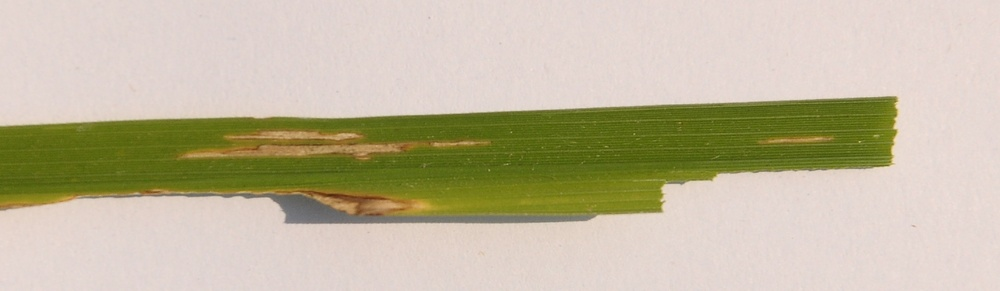
%> input picture rice_leaf_diseases/Bacterial leaf blight/DSC_0366.jpg, 1000 x 291 px, shrunk from 3081 x 897 before the run
$ octave LowPass.m   (GNU Octave 9; MATLAB toolbox functions it lacks are replaced by stand-ins)
%> lines starting %> are read from the running program, lines starting %| are printed output that depends on the picture
### fftshow.m
function [] = fftshow(f)
    f1 = log(1+abs(f));
    fm = max(f1(:));
    figure , imagesc(im2uint8(f1/fm));
end

### ifftshow.m
function [] = ifftshow(f)
    f1 = abs(f);
    fm = max(f1(:));
    figure, imshow(f1/fm);
end

### LowPass.m
clear all;clc;
filedir = fullfile('rice_leaf_diseases','Bacterial leaf blight','DSC_0366.JPG');
a = imread(filedir);
%> a is the input picture: size 291x1000x3 uint8; mean R, G, B 194, 185.2, 159.4
J = imnoise(a,'salt & pepper',0.2);
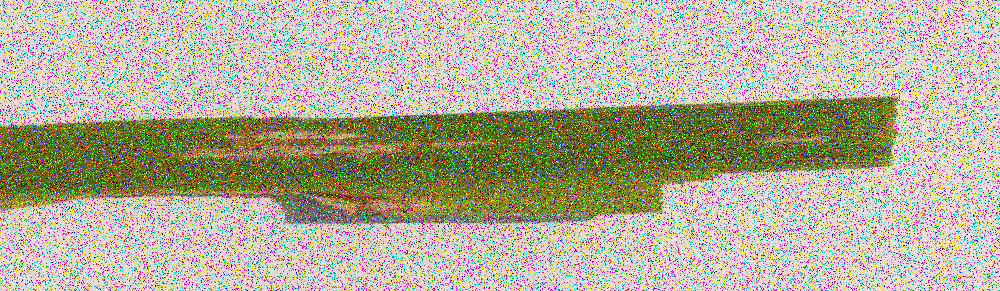
%> J: size 291x1000x3 uint8; mean R, G, B 180.7, 173.7, 153.1
f = ones(size(J))/(size(J,1)*size(J,2)*size(J,3));
af = fftshift(fft2(a));
res = af.*f;
fftshow(af);
%> in fftshow, `f1 = log(1+abs(f));`:
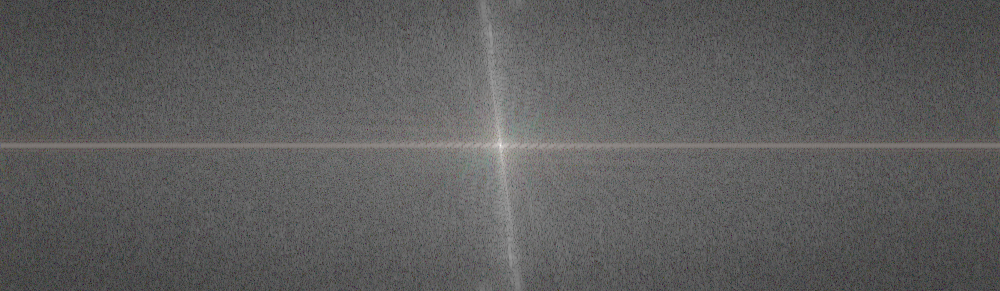
%> f1: size 291x1000x3 double; mean R, G, B 6.81, 6.78, 6.76; drawn with min black and max white
%> in fftshow, `fm = max(f1(:));`: fm = 17.85
afhbi = ifft2(res);
ifftshow(afhbi);
%> in ifftshow, `f1 = abs(f);`:
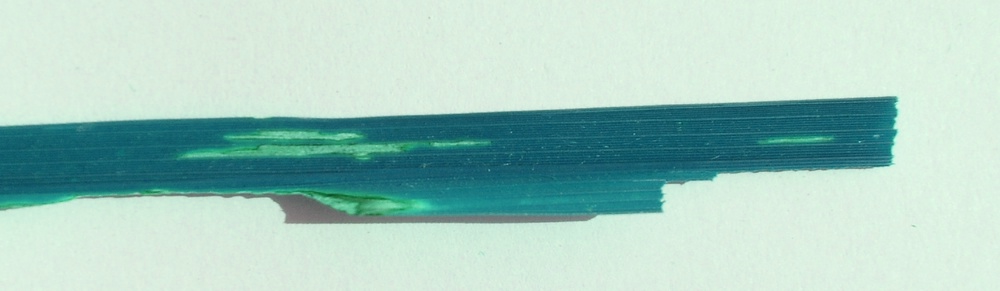
%> f1: size 291x1000x3 double; mean R, G, B 0.000183, 0.000222, 0.000212; drawn with min black and max white
%> in ifftshow, `fm = max(f1(:));`: fm = 0.000278

$ run again, with rice_leaf_diseases/Bacterial leaf blight/DSC_0365.JPG copied over rice_leaf_diseases/Bacterial leaf blight/DSC_0366.jpg
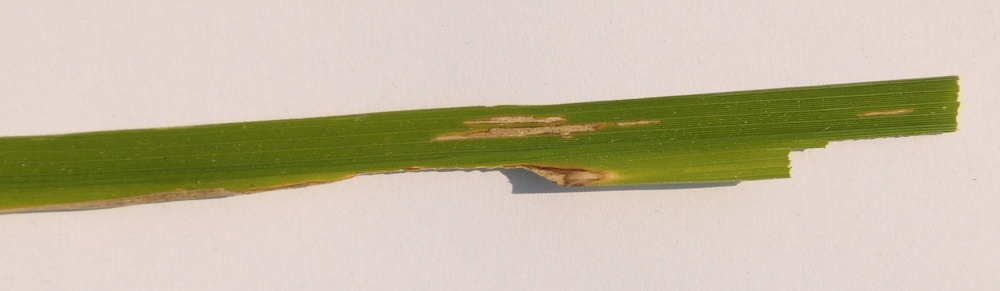
%> input picture rice_leaf_diseases/Bacterial leaf blight/DSC_0365.JPG, 1000 x 291 px, shrunk from 3081 x 897 before the run
%> a is the input picture: size 291x1000x3 uint8; mean R, G, B 196.8, 187.4, 163.8
%> in fftshow, `f1 = log(1+abs(f));`:
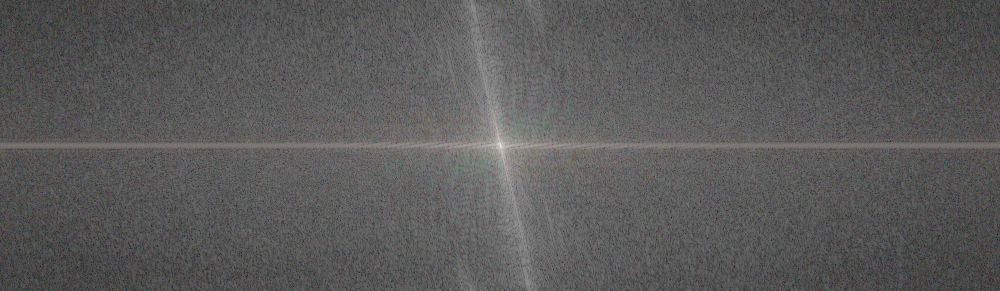
%> f1: size 291x1000x3 double; mean R, G, B 6.94, 6.91, 6.89; drawn with min black and max white
%> in fftshow, `fm = max(f1(:));`: fm = 17.86
%> in ifftshow, `f1 = abs(f);`:
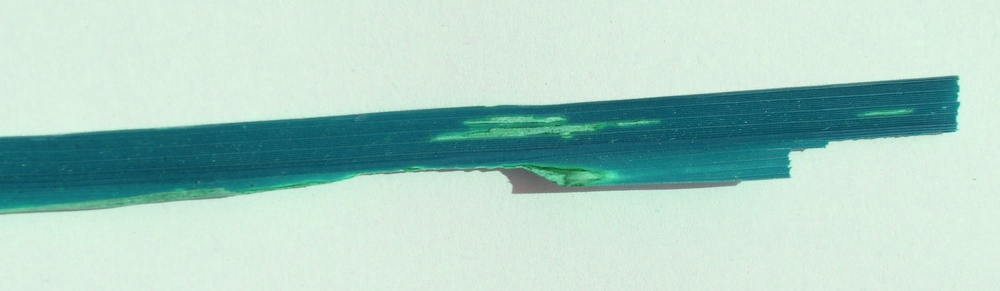
%> f1: size 291x1000x3 double; mean R, G, B 0.000188, 0.000225, 0.000215; drawn with min black and max white
%> in ifftshow, `fm = max(f1(:));`: fm = 0.000278

$ run again, with rice_leaf_diseases/Bacterial leaf blight/DSC_0367.JPG copied over rice_leaf_diseases/Bacterial leaf blight/DSC_0366.jpg
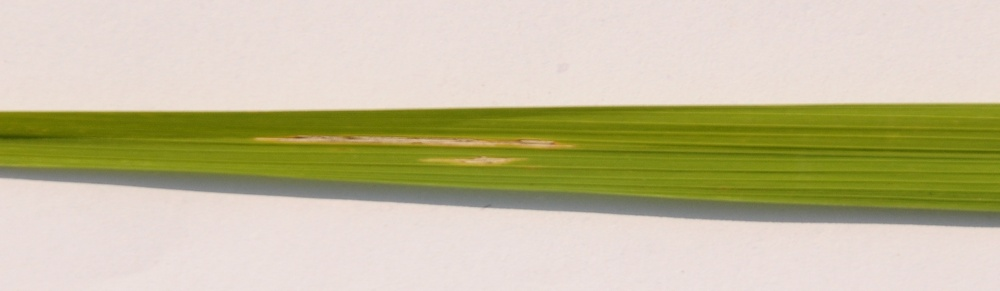
%> input picture rice_leaf_diseases/Bacterial leaf blight/DSC_0367.JPG, 1000 x 291 px, shrunk from 3081 x 897 before the run
%> a is the input picture: size 291x1000x3 uint8; mean R, G, B 196.3, 189.8, 155
%> in fftshow, `f1 = log(1+abs(f));`:
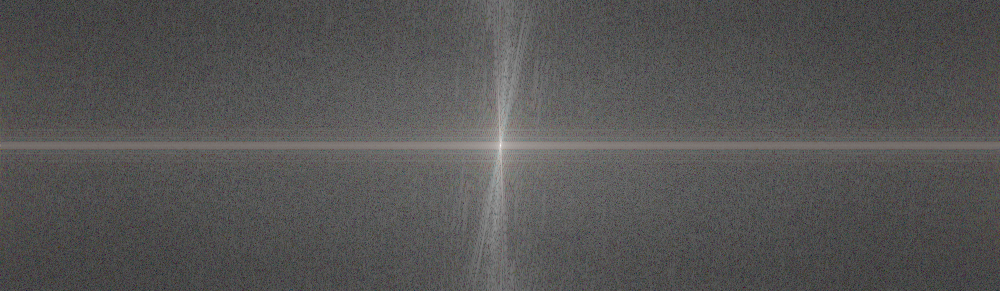
%> f1: size 291x1000x3 double; mean R, G, B 6.24, 6.17, 6.12; drawn with min black and max white
%> in fftshow, `fm = max(f1(:));`: fm = 17.86
%> in ifftshow, `f1 = abs(f);`:
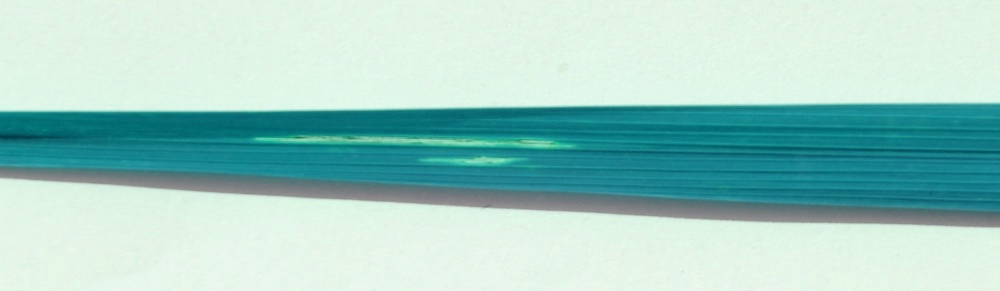
%> f1: size 291x1000x3 double; mean R, G, B 0.000178, 0.000225, 0.000217; drawn with min black and max white
%> in ifftshow, `fm = max(f1(:));`: fm = 0.000278

$ run again, with rice_leaf_diseases/Bacterial leaf blight/DSC_0370.jpg copied over rice_leaf_diseases/Bacterial leaf blight/DSC_0366.jpg
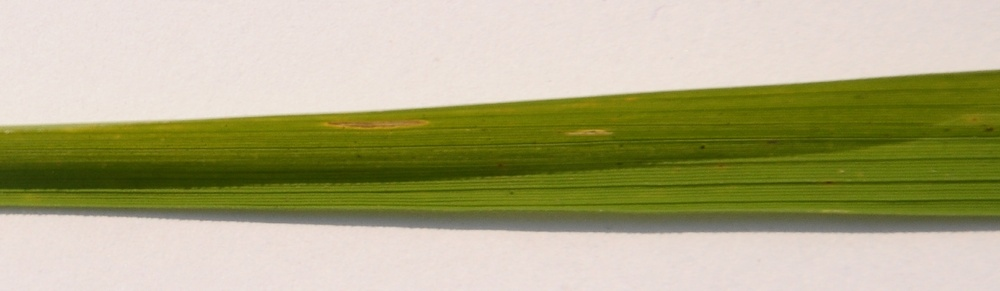
%> input picture rice_leaf_diseases/Bacterial leaf blight/DSC_0370.jpg, 1000 x 291 px, shrunk from 3081 x 897 before the run
%> a is the input picture: size 291x1000x3 uint8; mean R, G, B 175, 171.4, 131.3
%> in fftshow, `f1 = log(1+abs(f));`:
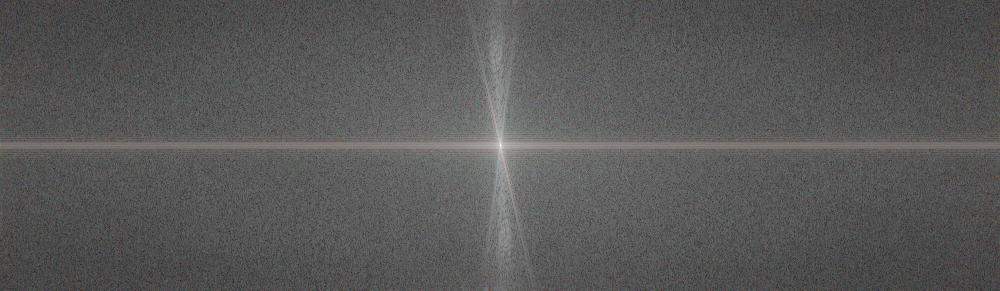
%> f1: size 291x1000x3 double; mean R, G, B 6.57, 6.56, 6.53; drawn with min black and max white
%> in fftshow, `fm = max(f1(:));`: fm = 17.75
%> in ifftshow, `f1 = abs(f);`:
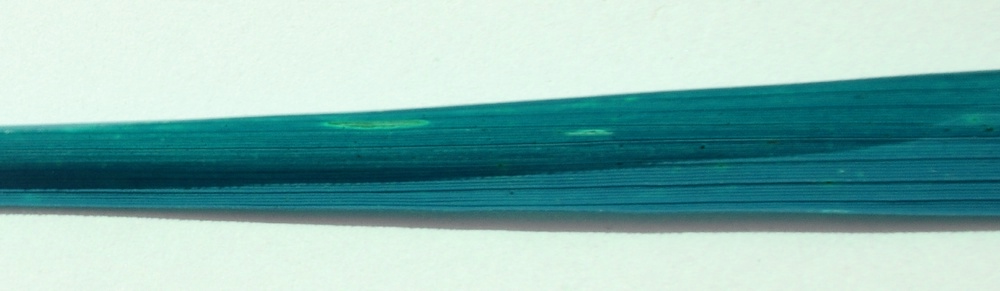
%> f1: size 291x1000x3 double; mean R, G, B 0.00015, 0.0002, 0.000196; drawn with min black and max white
%> in ifftshow, `fm = max(f1(:));`: fm = 0.000278
